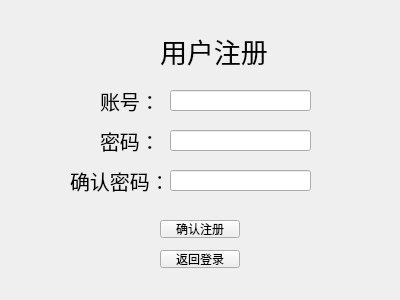
<?xml version="1.0" encoding="UTF-8"?>
<ui version="4.0">
 <class>Register</class>
 <widget class="QWidget" name="Register">
  <property name="geometry">
   <rect>
    <x>0</x>
    <y>0</y>
    <width>400</width>
    <height>300</height>
   </rect>
  </property>
  <property name="windowTitle">
   <string>Form</string>
  </property>
  <widget class="QLineEdit" name="AccountEdit">
   <property name="geometry">
    <rect>
     <x>170</x>
     <y>90</y>
     <width>141</width>
     <height>21</height>
    </rect>
   </property>
   <property name="font">
    <font>
     <pointsize>12</pointsize>
    </font>
   </property>
  </widget>
  <widget class="QLabel" name="account">
   <property name="geometry">
    <rect>
     <x>100</x>
     <y>80</y>
     <width>71</width>
     <height>41</height>
    </rect>
   </property>
   <property name="font">
    <font>
     <pointsize>15</pointsize>
    </font>
   </property>
   <property name="text">
    <string>账号：</string>
   </property>
  </widget>
  <widget class="QLabel" name="password">
   <property name="geometry">
    <rect>
     <x>100</x>
     <y>120</y>
     <width>61</width>
     <height>41</height>
    </rect>
   </property>
   <property name="font">
    <font>
     <pointsize>15</pointsize>
    </font>
   </property>
   <property name="text">
    <string>密码：</string>
   </property>
  </widget>
  <widget class="QLineEdit" name="PassEdit">
   <property name="geometry">
    <rect>
     <x>170</x>
     <y>130</y>
     <width>141</width>
     <height>21</height>
    </rect>
   </property>
   <property name="font">
    <font>
     <pointsize>12</pointsize>
    </font>
   </property>
  </widget>
  <widget class="QLineEdit" name="EnterPassEdit">
   <property name="geometry">
    <rect>
     <x>170</x>
     <y>170</y>
     <width>141</width>
     <height>21</height>
    </rect>
   </property>
   <property name="font">
    <font>
     <pointsize>12</pointsize>
    </font>
   </property>
  </widget>
  <widget class="QLabel" name="sureForPass">
   <property name="geometry">
    <rect>
     <x>70</x>
     <y>160</y>
     <width>91</width>
     <height>41</height>
    </rect>
   </property>
   <property name="font">
    <font>
     <pointsize>15</pointsize>
    </font>
   </property>
   <property name="text">
    <string>确认密码：</string>
   </property>
  </widget>
  <widget class="QPushButton" name="pushButton">
   <property name="geometry">
    <rect>
     <x>160</x>
     <y>220</y>
     <width>80</width>
     <height>18</height>
    </rect>
   </property>
   <property name="text">
    <string>确认注册</string>
   </property>
  </widget>
  <widget class="QPushButton" name="pushButton_2">
   <property name="geometry">
    <rect>
     <x>160</x>
     <y>250</y>
     <width>80</width>
     <height>18</height>
    </rect>
   </property>
   <property name="text">
    <string>返回登录</string>
   </property>
  </widget>
  <widget class="QLabel" name="Tittle">
   <property name="geometry">
    <rect>
     <x>160</x>
     <y>30</y>
     <width>121</width>
     <height>41</height>
    </rect>
   </property>
   <property name="font">
    <font>
     <pointsize>20</pointsize>
    </font>
   </property>
   <property name="text">
    <string>用户注册</string>
   </property>
  </widget>
 </widget>
 <resources/>
 <connections/>
</ui>
